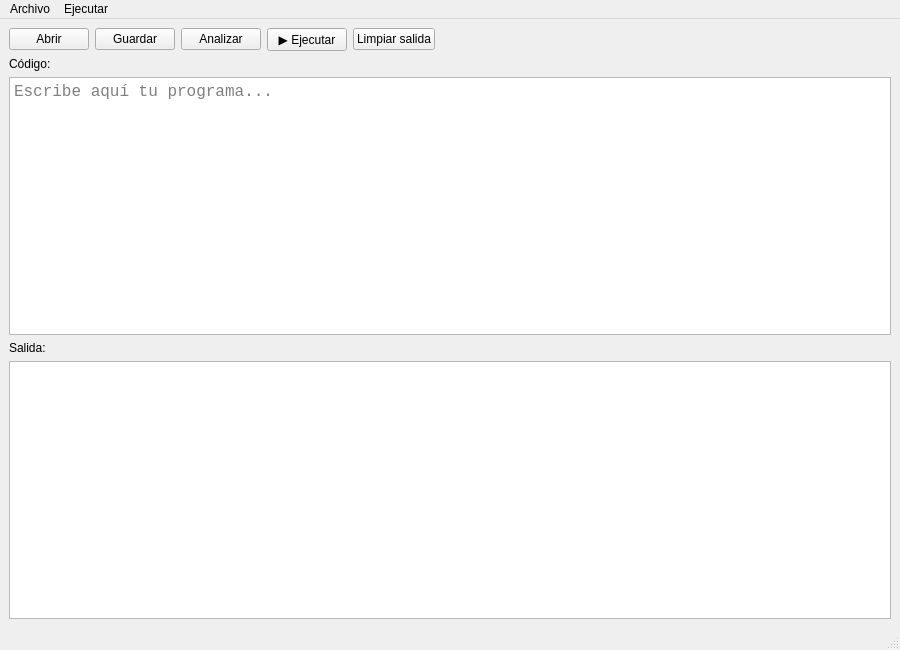
<?xml version="1.0" encoding="UTF-8"?>
<ui version="4.0">
 <class>MainWindow</class>
 <widget class="QMainWindow" name="MainWindow">
  <property name="geometry">
   <rect>
    <x>0</x>
    <y>0</y>
    <width>900</width>
    <height>650</height>
   </rect>
  </property>
  <property name="windowTitle">
   <string>Proyecto Final:  Creación de un Compilador - Editor</string>
  </property>
  <widget class="QWidget" name="centralwidget">
   <layout class="QVBoxLayout" name="verticalLayout">
    <item>
     <layout class="QHBoxLayout" name="layoutBotones">
      <item>
       <widget class="QPushButton" name="btnAbrir">
        <property name="text">
         <string>Abrir</string>
        </property>
       </widget>
      </item>
      <item>
       <widget class="QPushButton" name="btnGuardar">
        <property name="text">
         <string>Guardar</string>
        </property>
       </widget>
      </item>
      <item>
       <widget class="QPushButton" name="btnAnalizar">
        <property name="text">
         <string>Analizar</string>
        </property>
       </widget>
      </item>
      <item>
       <widget class="QPushButton" name="btnEjecutar">
        <property name="text">
         <string>▶ Ejecutar</string>
        </property>
       </widget>
      </item>
      <item>
       <widget class="QPushButton" name="btnLimpiar">
        <property name="text">
         <string>Limpiar salida</string>
        </property>
       </widget>
      </item>
      <item>
       <spacer name="horizontalSpacer">
        <property name="orientation">
         <enum>Qt::Orientation::Horizontal</enum>
        </property>
        <property name="sizeHint" stdset="0">
         <size>
          <width>40</width>
          <height>20</height>
         </size>
        </property>
       </spacer>
      </item>
     </layout>
    </item>
    <item>
     <widget class="QLabel" name="lblEditor">
      <property name="text">
       <string>Código:</string>
      </property>
     </widget>
    </item>
    <item>
     <widget class="EditorCodigo" name="txtEditor">
      <property name="font">
       <font>
        <family>Consolas</family>
        <pointsize>12</pointsize>
       </font>
      </property>
      <property name="placeholderText">
       <string>Escribe aquí tu programa...</string>
      </property>
     </widget>
    </item>
    <item>
     <widget class="QLabel" name="lblSalida">
      <property name="text">
       <string>Salida:</string>
      </property>
     </widget>
    </item>
    <item>
     <widget class="QPlainTextEdit" name="txtSalida">
      <property name="font">
       <font>
        <family>Consolas</family>
        <pointsize>11</pointsize>
       </font>
      </property>
      <property name="readOnly">
       <bool>true</bool>
      </property>
     </widget>
    </item>
   </layout>
  </widget>
  <widget class="QMenuBar" name="menubar">
   <property name="geometry">
    <rect>
     <x>0</x>
     <y>0</y>
     <width>900</width>
     <height>22</height>
    </rect>
   </property>
   <widget class="QMenu" name="menuArchivo">
    <property name="title">
     <string>Archivo</string>
    </property>
    <addaction name="actionAbrir"/>
    <addaction name="actionGuardar"/>
    <addaction name="separator"/>
    <addaction name="actionSalir"/>
   </widget>
   <widget class="QMenu" name="menuEjecutar">
    <property name="title">
     <string>Ejecutar</string>
    </property>
    <addaction name="actionAnalizar"/>
    <addaction name="actionEjecutar"/>
   </widget>
   <addaction name="menuArchivo"/>
   <addaction name="menuEjecutar"/>
  </widget>
  <widget class="QStatusBar" name="statusbar"/>
  <action name="actionAbrir">
   <property name="text">
    <string>Abrir</string>
   </property>
   <property name="shortcut">
    <string>Ctrl+O</string>
   </property>
  </action>
  <action name="actionGuardar">
   <property name="text">
    <string>Guardar</string>
   </property>
   <property name="shortcut">
    <string>Ctrl+S</string>
   </property>
  </action>
  <action name="actionSalir">
   <property name="text">
    <string>Salir</string>
   </property>
   <property name="shortcut">
    <string>Ctrl+Q</string>
   </property>
  </action>
  <action name="actionAnalizar">
   <property name="text">
    <string>Analizar</string>
   </property>
   <property name="shortcut">
    <string>F6</string>
   </property>
  </action>
  <action name="actionEjecutar">
   <property name="text">
    <string>Ejecutar</string>
   </property>
   <property name="shortcut">
    <string>F5</string>
   </property>
  </action>
 </widget>
 <customwidgets>
  <customwidget>
   <class>EditorCodigo</class>
   <extends>QPlainTextEdit</extends>
   <header>editor.h</header>
  </customwidget>
 </customwidgets>
 <resources/>
 <connections/>
</ui>
